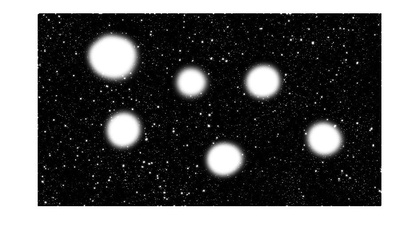
%> input picture DIP Lab 5/150104085/Cosmos_original.jpg, 420 x 235 px, shrunk from 947 x 530 before the run
$ octave main.m   (GNU Octave 9; MATLAB toolbox functions it lacks are replaced by stand-ins)
%> lines starting %> are read from the running program, lines starting %| are printed output that depends on the picture
%> further down, I is the input picture: size 235x420x3 uint8; min 0, max 255, mean 104.7
### DIP Lab 5/150104085/erotion.m

function erotedImage  = erotion( I )

[rows, columns] = size(I);
%> rows = 235; columns = 1260
erotedImage = zeros(size(I), class(I));

se = logical([0 0 1 0 0 ; 0 1 1 1 0 ; 1 1 1 1 1; 0 1 1 1 0; 0 0 1 0 0]);
[p, q]=size(se);
halfHeight = floor(p/2);
halfWidth = floor(q/2);

for col = (halfWidth + 1) : (columns - halfWidth)
  for row = (halfHeight + 1) : (rows - halfHeight)
    row1 = row-halfHeight;
    row2 = row+halfHeight;
    col1 = col-halfWidth;
    col2 = col+halfWidth;
    thisNeighborhood = I(row1:row2, col1:col2);
    pixelsInSE = thisNeighborhood(se);
    erotedImage(row, col) = min(pixelsInSE);
  end
end
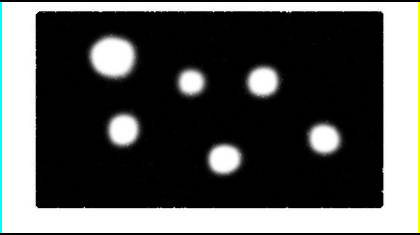
%> erotedImage: size 235x420x3 uint8; mean R, G, B 85.6, 86.8, 85.6

end

### DIP Lab 5/150104085/dialation.m

function dialatedImage  = dialation( I )

[rows, columns] = size(I);
dialatedImage = zeros(size(I), class(I));

se = logical([0 0 1 0 0 ; 0 1 1 1 0 ; 1 1 1 1 1; 0 1 1 1 0; 0 0 1 0 0]);
[p, q]=size(se);
halfHeight = floor(p/2);
halfWidth = floor(q/2);

for col = (halfWidth + 1) : (columns - halfWidth)
  for row = (halfHeight + 1) : (rows - halfHeight)
    row1 = row-halfHeight;
    row2 = row+halfHeight;
    col1 = col-halfWidth;
    col2 = col+halfWidth;
    thisNeighborhood = I(row1:row2, col1:col2);
    pixelsInSE = thisNeighborhood(se);
    dialatedImage(row, col) = max(pixelsInSE);
  end
end
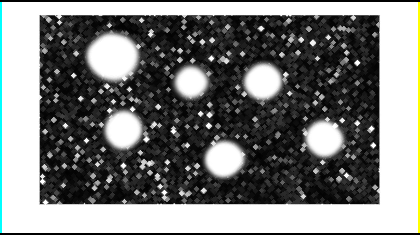
%> dialatedImage: size 235x420x3 uint8; mean R, G, B 124.1, 125.3, 124.1


end

### DIP Lab 5/150104085/hitMiss.m

function hitMissImage  = hitMiss( I )

[rows, columns] = size(I);
hitMissImage = zeros(size(I), class(I));

se = logical([0 0 1 0 0 ; 0 1 1 1 0 ; 1 1 1 1 1; 0 1 1 1 0; 0 0 1 0 0]);
[p, q]=size(se);

erotedImage = erotion(I);
c=imcomplement(erotedImage);
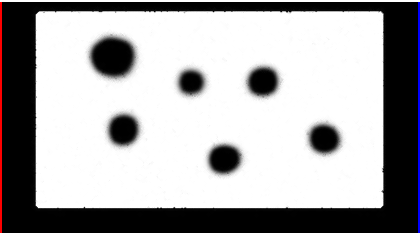
%> c: size 235x420x3 uint8; mean R, G, B 169.4, 168.2, 169.4

d = erotion(c);
%> after the loop in erotion (call 3), `for col = (halfWidth + 1) : (columns - halfWidth)`:
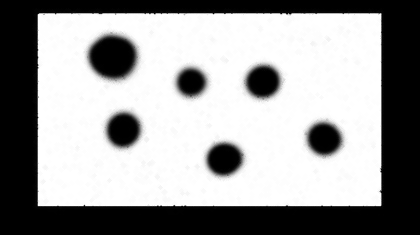
%> erotedImage: size 235x420x3 uint8; min 0, max 255, mean 154.9
e = bitand(erotedImage, d);
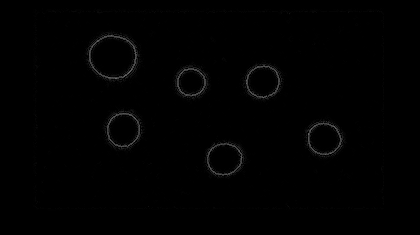
%> e: size 235x420x3 uint8; min 0, max 108, mean 1.3

end

### DIP Lab 5/150104085/main.m
clear;
I = imread('Cosmos_original.jpg');
subplot(3,2,1);
imshow(I);
title('Original image');


erotedImage = erotion(I);
subplot(3,2,2);
imshow(erotedImage);
title('Erosion');

dialatedImage = dialation(I);
subplot(3,2,3);
imshow(dialatedImage);
title('Dialation');

hitMissImage = hitMiss(I);
%> hitMissImage: size 235x420x3 uint8; every value is 0
subplot(3,2,4);
imshow(hitMissImage);
title('HitMiss');
